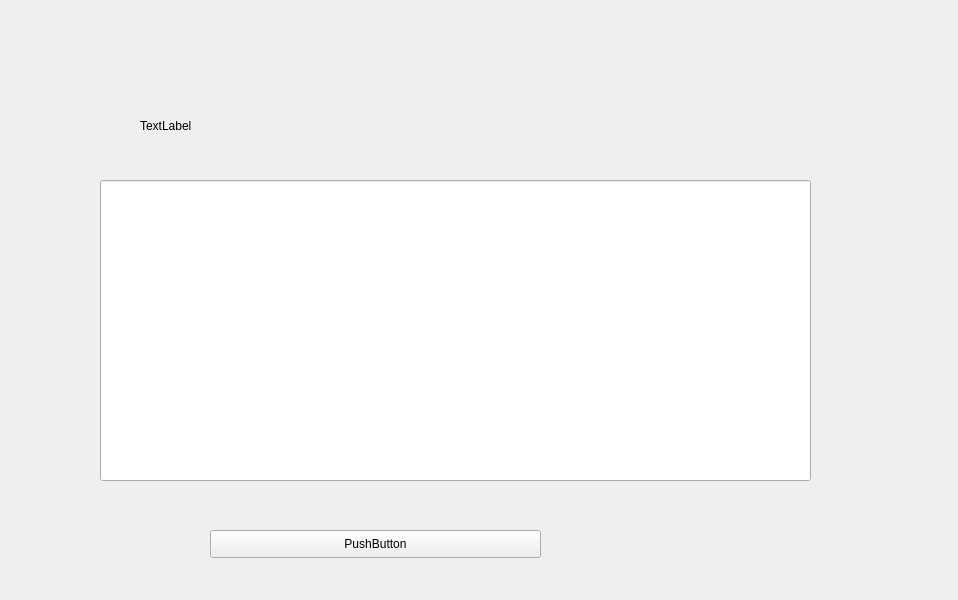
<?xml version="1.0" encoding="UTF-8"?>
<ui version="4.0">
 <class>Form</class>
 <widget class="QWidget" name="Form">
  <property name="geometry">
   <rect>
    <x>0</x>
    <y>0</y>
    <width>958</width>
    <height>600</height>
   </rect>
  </property>
  <property name="windowTitle">
   <string>Form</string>
  </property>
  <widget class="QLineEdit" name="lineEdit">
   <property name="geometry">
    <rect>
     <x>100</x>
     <y>180</y>
     <width>711</width>
     <height>301</height>
    </rect>
   </property>
  </widget>
  <widget class="QLabel" name="label">
   <property name="geometry">
    <rect>
     <x>140</x>
     <y>100</y>
     <width>181</width>
     <height>51</height>
    </rect>
   </property>
   <property name="text">
    <string>TextLabel</string>
   </property>
  </widget>
  <widget class="QPushButton" name="pushButton">
   <property name="geometry">
    <rect>
     <x>210</x>
     <y>530</y>
     <width>331</width>
     <height>28</height>
    </rect>
   </property>
   <property name="text">
    <string>PushButton</string>
   </property>
  </widget>
 </widget>
 <resources/>
 <connections/>
</ui>
